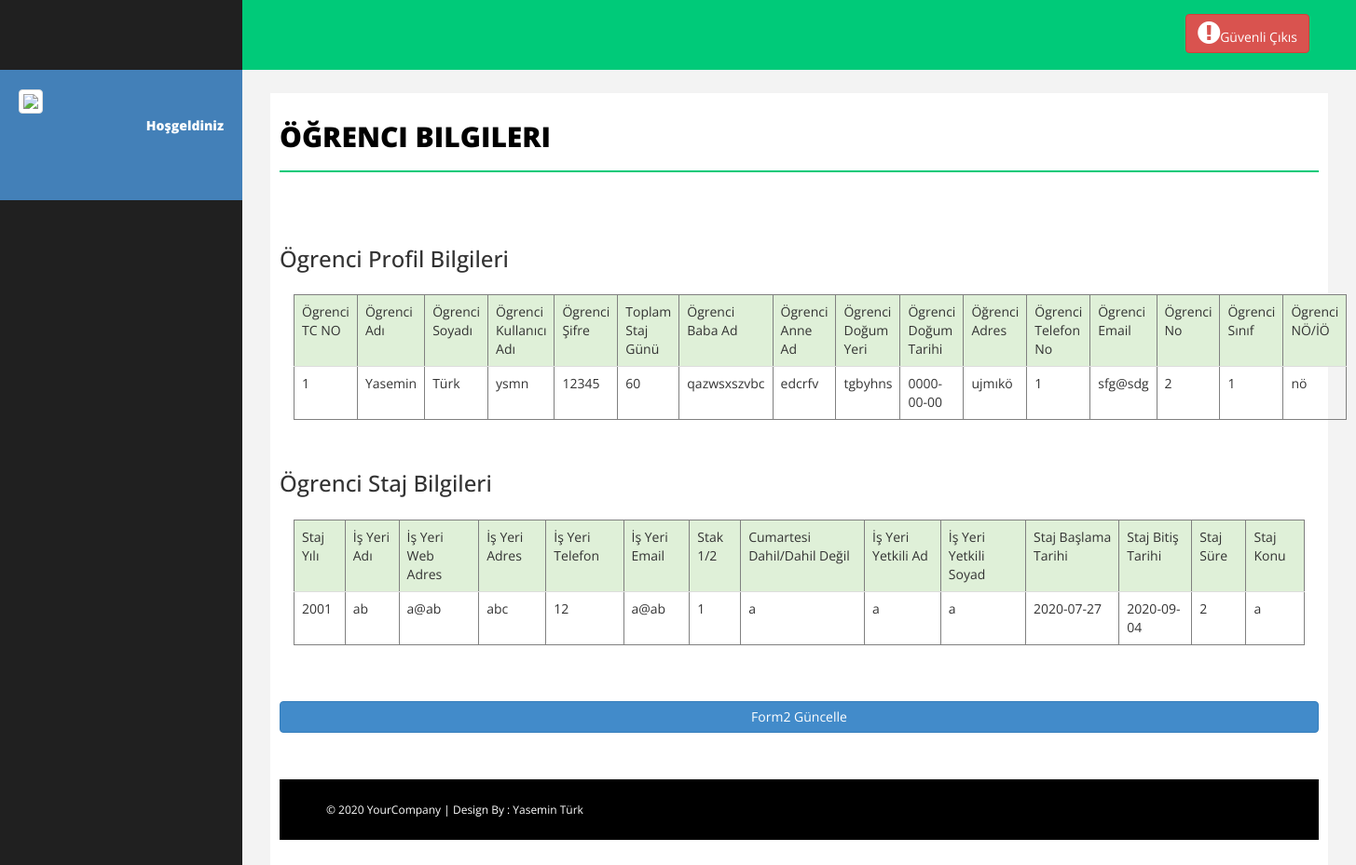
/gosterform.php?ogrenci_id=1, run on the app's committed database.
### tables this page shows
CREATE TABLE IF NOT EXISTS `ogrenci` (
  `ogrenci_id` int(11) NOT NULL AUTO_INCREMENT,
  `ogrenci_tc_no` int(11) NOT NULL,
  `ogrenci_ad` varchar(100) NOT NULL,
  `ogrenci_soyad` varchar(100) NOT NULL,
  `ogrenci_kadi` varchar(100) NOT NULL,
  `ogrenci_sifre` varchar(100) NOT NULL,
  `toplam_gun` int(11) NOT NULL,
  `ogrenci_baba_ad` varchar(50) NOT NULL,
  `ogrenci_anne_ad` varchar(50) NOT NULL,
  `ogrenci_dogum_yeri` varchar(100) NOT NULL,
  `ogrenci_dogum_tarihi` date NOT NULL,
  `ogrenci_adres` varchar(500) NOT NULL,
  `ogrenci_tel` varchar(20) NOT NULL,
  `ogrenci_email` varchar(500) NOT NULL,
  `ogrenci_no` int(11) NOT NULL,
  `ogrenci_sinif` int(11) NOT NULL,
  `ogrenci_no_io` varchar(50) NOT NULL,
  PRIMARY KEY (`ogrenci_id`)
);

CREATE TABLE IF NOT EXISTS `form2` (
  `form2_id` int(11) NOT NULL AUTO_INCREMENT,
  `ogrenci_id` varchar(11) NOT NULL,
  `staj_yili` year(4) NOT NULL,
  `isyeri_ad` varchar(100) NOT NULL,
  `isyeri_web_adres` varchar(200) NOT NULL,
  `isyeri_adres` varchar(500) NOT NULL,
  `isyeri_tel` varchar(20) NOT NULL,
  `isyeri_email` varchar(500) NOT NULL,
  `staj_1_2` int(11) NOT NULL,
  `cumartesi_dahil` varchar(50) NOT NULL,
  `isyeri_yetkili_ad` varchar(50) NOT NULL,
  `isyeri_yetkili_soyad` varchar(50) NOT NULL,
  `staj_bas_tar` date NOT NULL,
  `staj_bit_tar` date NOT NULL,
  `staj_sure` int(11) NOT NULL,
  `staj_konu` varchar(500) NOT NULL,
  `durum` tinyint(4) NOT NULL,
  PRIMARY KEY (`form2_id`)
);

### gosterform.php (the view, shortened to what this page needs)
<?php
include 'baglan.php';
include 'header.php';
include 'sidebar.php';
?>
<div id="page-wrapper">
  <div id="page-inner">
    <div class="row">
      <div class="col-md-12">
        <h1 class="page-head-line">Öğrenci Bilgileri</h1> <br><br>
      </div>
      <div class="col-md-12">
        <div>
          <h3>Ögrenci Profil Bilgileri</h3>
        </div>
        <div class="panel-body">
          <div class="table-responsive">
            <table class="table table-hover" border="1" align="center" width="80%">
              <thead>
                <tr class="success">
                  <td>Ögrenci TC NO</td>
                  <td>Ögrenci Adı</td>
                  <td>Ögrenci Soyadı</td>
                  <td>Ögrenci Kullanıcı Adı</td>
                  <td>Ögrenci Şifre</td>
                  <td>Toplam Staj Günü</td>
                  <td>Ögrenci Baba Ad</td>
                  <td>Ögrenci Anne Ad</td>
                  <td>Ögrenci Doğum Yeri</td>
                  <td>Ögrenci Doğum Tarihi</td>
                  <td>Öğrenci Adres</td>
                  <td>Ögrenci Telefon No</td>
                  <td>Ögrenci Email</td>
                  <td>Ögrenci No</td>
                  <td>Ögrenci Sınıf</td>
                  <td>Ögrenci NÖ/İÖ</td>
                </tr>
              </thead>
              <?php
              $id=$_GET['ogrenci_id'];
              $ogrencisorgu=mysqli_query($baglan,"SELECT * from ogrenci where ogrenci_id='$id' ");
              mysqli_set_charset($baglan, "utf8");
            while($ogrencicek=mysqli_fetch_array($ogrencisorgu))
            {
              echo '<tr>';
              echo '<td>'.$ogrencicek['ogrenci_tc_no'].'</td>';
              echo '<td>'.$ogrencicek['ogrenci_ad'].'</td>';
              echo '<td>'.$ogrencicek['ogrenci_soyad'].'</td>';
              echo '<td>'.$ogrencicek['ogrenci_kadi'].'</td>';
              echo '<td>'.$ogrencicek['ogrenci_sifre'].'</td>';
              echo '<td>'.$ogrencicek['toplam_gun'].'</td>';
              echo '<td>'.$ogrencicek['ogrenci_baba_ad'].'</td>';
              echo '<td>'.$ogrencicek['ogrenci_anne_ad'].'</td>';
              echo '<td>'.$ogrencicek['ogrenci_dogum_yeri'].'</td>';
              echo '<td>'.$ogrencicek['ogrenci_dogum_tarihi'].'</td>';
              echo '<td>'.$ogrencicek['ogrenci_adres'].'</td>';
              echo '<td>'.$ogrencicek['ogrenci_tel'].'</td>';
              echo '<td>'.$ogrencicek['ogrenci_email'].'</td>';
              echo '<td>'.$ogrencicek['ogrenci_no'].'</td>';
              echo '<td>'.$ogrencicek['ogrenci_sinif'].'</td>';
              echo '<td>'.$ogrencicek['ogrenci_no_io'].'</td>';
              echo '</tr>';
            }
            ?>
          </table>
        </div>
</div>
<div>
  <h3>Ögrenci Staj Bilgileri</h3>
</div>
<div class="panel-body">
  <div class="table-responsive">
    <table class="table table-hover" border="1" align="center" width="80%">
      <thead>
        <tr class="success">
          <td>Staj Yılı</td>
          <td>İş Yeri Adı</td>
          <td>İş Yeri Web Adres</td>
          <td>İş Yeri Adres</td>
          <td>İş Yeri Telefon</td>
          <td>İş Yeri Email</td>
          <td>Stak 1/2</td>
          <td>Cumartesi Dahil/Dahil Değil</td>
          <td>İş Yeri Yetkili Ad</td>
          <td>İş Yeri Yetkili Soyad</td>
          <td>Staj Başlama Tarihi</td>
          <td>Staj Bitiş Tarihi</td>
          <td>Staj Süre</td>
          <td>Staj Konu</td>
        </tr>
      </thead>
      <?php
      $form2sorgu=mysqli_query($baglan,"SELECT * from form2 where ogrenci_id='$id' ");
            while($form2cek=mysqli_fetch_array($form2sorgu))
            {
              echo '<tr>';
              echo '<td>'.$form2cek['staj_yili'].'</td>';
              echo '<td>'.$form2cek['isyeri_ad'].'</td>';
              echo '<td>'.$form2cek['isyeri_web_adres'].'</td>';
              echo '<td>'.$form2cek['isyeri_adres'].'</td>';
              echo '<td>'.$form2cek['isyeri_tel'].'</td>';
              echo '<td>'.$form2cek['isyeri_email'].'</td>';
              echo '<td>'.$form2cek['staj_1_2'].'</td>';
              echo '<td>'.$form2cek['cumartesi_dahil'].'</td>';
              echo '<td>'.$form2cek['isyeri_yetkili_ad'].'</td>';
              echo '<td>'.$form2cek['isyeri_yetkili_soyad'].'</td>';
              echo '<td>'.$form2cek['staj_bas_tar'].'</td>';
              echo '<td>'.$form2cek['staj_bit_tar'].'</td>';
              echo '<td>'.$form2cek['staj_sure'].'</td>';
              echo '<td>'.$form2cek['staj_konu'].'</td>';
              echo '</tr>';
            }
            ?>
          </table><br>
        </div>
</div>
<a href="form_guncelle.php?ogrenci_id=<?php echo $id ?>"><button style="width: 100%" type="submit"  name="btn_guncelle" class="btn btn-primary">Form2 Güncelle</button></a> <br><br><br>
</div>
</div>
<?php include 'footer.php'; ?>

### assets/css/basic.css (style rules this page uses)
body { font-family: 'Open Sans', sans-serif; line-height:25px; }
#page-wrapper { padding: 15px 15px; min-height: 600px; background: #F3F3F3; }
#page-inner { width: 100%; margin: 10px 20px 10px 0px; background-color: #fff!important; padding: 10px; min-height: 1200px; }
.page-head-line { font-size: 30px; text-transform: uppercase; color: #000; font-weight: 800; padding-bottom: 20px; border-bottom: 2px solid #00CA79; margin-bottom: 10px; }
@media (min-width:768px) { #page-wrapper { margin: 0 0 0 260px; padding: 15px 30px; min-height: 1200px; } }

### data on the page
ogrenci: ogrenci_tc_no "1", ogrenci_ad "Yasemin", ogrenci_soyad "Türk", ogrenci_kadi "ysmn", ogrenci_sifre "12345", toplam_gun "60", ogrenci_baba_ad "qazwsxszvbc", ogrenci_anne_ad "edcrfv", ogrenci_dogum_yeri "tgbyhns", ogrenci_dogum_tarihi "0000-00-00", ogrenci_adres "ujmıkö", ogrenci_tel "1", ogrenci_email "sfg@sdg", ogrenci_no "2", ogrenci_sinif "1", ogrenci_no_io "nö"
form2: staj_yili "2001", isyeri_ad "ab", isyeri_web_adres "a@ab", isyeri_adres "abc", isyeri_tel "12", isyeri_email "a@ab", staj_1_2 "1", cumartesi_dahil "a", isyeri_yetkili_ad "a", isyeri_yetkili_soyad "a", staj_bas_tar "2020-07-27", staj_bit_tar "2020-09-04", staj_sure "2", staj_konu "a"
